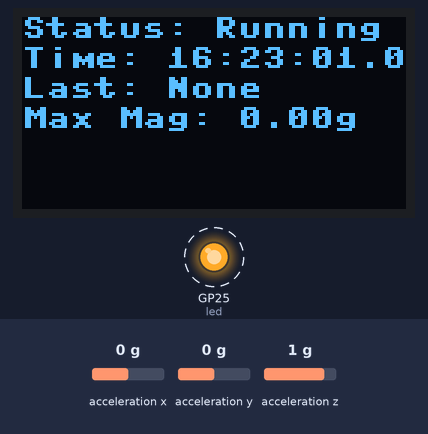
The program below on a simulated Raspberry Pi Pico running MicroPython. On the bench: 128×64 one-colour display, output pins drawn as LEDs (lit = HIGH). Dashed ring = blinking. Inputs (shaded band) come from the test bench; at power-on: acceleration z 1 g, acceleration x 0 g, acceleration y 0 g. The clock reads 2024-03-15 10:24:30 at power-on unless the program sets it; library files of the repository ran but are not shown: ssd1306.py.

Above: at 1.2 s.
1.3 s: acceleration z set to -1.4 g
At 3.79 s:
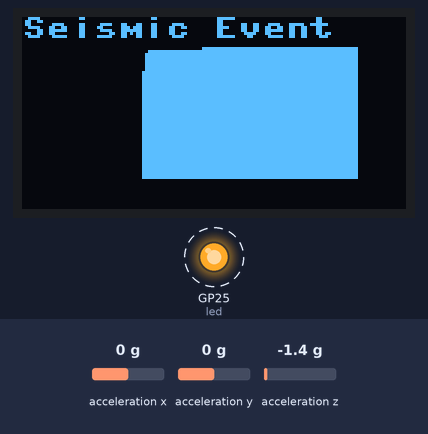
3.8 s: acceleration z set to -1.2 g
At 4.1 s:
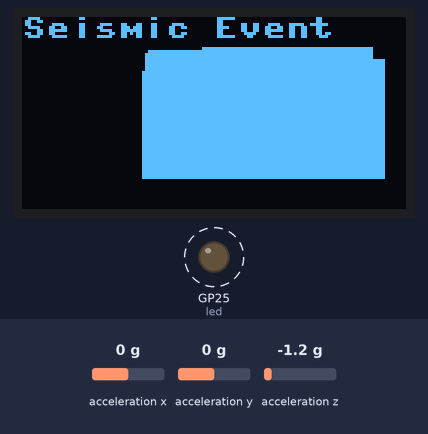
5.4 s: acceleration z set to -1 g
At 7.8 s:
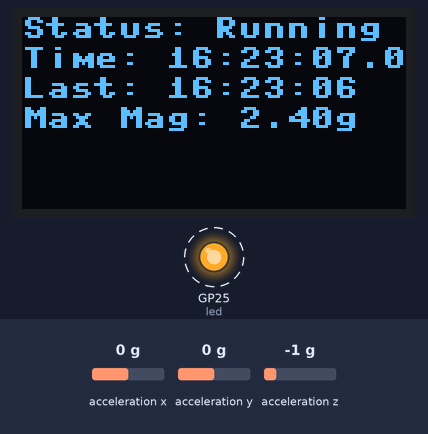
Timing chart, 0 to 14.4 s (numbered marks = the images above; inputs shaded):
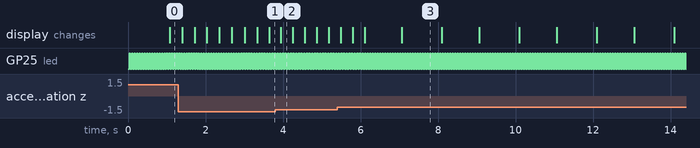

The program:

earthquake_sensor_alxd345-v0.2.py
```python
from machine import I2C, Pin, UART, RTC
from utime import sleep_us, ticks_us
import math
from ssd1306 import SSD1306_I2C

# I2C setups
i2c0 = I2C(0, scl=Pin(1), sda=Pin(0), freq=400000)  # ADXL345 on I2C0
i2c1 = I2C(1, scl=Pin(3), sda=Pin(2), freq=400000)  # RTC and OLED on I2C1

# UART setup
uart = UART(1, baudrate=115200, tx=Pin(4), rx=Pin(5))
uart.write(b"ADXL345 Earthquake Sensor with RTC and OLED Started\n")

# On-board LED setup (Raspberry Pi Pico, adjust pin if needed)
led = Pin(25, Pin.OUT)
led_state = 0
#led_state

# ADXL345 Registers
ADXL345_ADDR = 0x53
POWER_CTL = 0x2D
DATA_FORMAT = 0x31
BW_RATE = 0x2C
DATAX0 = 0x32

# RTC and OLED constants
RTC_ADDR = 0x68
OLED_ADDR = 0x3C
WIDTH = 128
HEIGHT = 64
oled = SSD1306_I2C(WIDTH, HEIGHT, i2c1)

# Kalman Filter Class
class KalmanFilter:
    def __init__(self):
        self.x = 0.0
        self.p = 1.0
        self.q = 0.001
        self.r = 0.00015
        self.k = 0.0

    def update(self, measurement):
        self.p = self.p + self.q
        self.k = self.p / (self.p + self.r)
        self.x = self.x + self.k * (measurement - self.x)
        self.p = (0.5 - self.k) * self.p
        return self.x

# Initialize ADXL345
def adxl345_init():
    try:
        i2c0.writeto_mem(ADXL345_ADDR, POWER_CTL, bytes([0x08]))
        i2c0.writeto_mem(ADXL345_ADDR, DATA_FORMAT, bytes([0x00 | 0x08]))
        i2c0.writeto_mem(ADXL345_ADDR, BW_RATE, bytes([0x0A]))
    except Exception as e:
        oled.fill(0)
        oled.text("ADXL345 Error", 0, 0)
        oled.text(str(e), 0, 10)
        oled.show()
        return False
    return True

# Initialize RTC
rtc = RTC()
def rtc_init():
    try:
        rtc.datetime((2025, 6, 9, 1, 16, 23, 0, 0))  # Updated to current date
    except Exception as e:
        oled.fill(0)
        oled.text("RTC Error", 0, 0)
        oled.text(str(e), 0, 10)
        oled.show()
        return False
    return True

# Read ADXL345 data
def read_accel():
    try:
        data = i2c0.readfrom_mem(ADXL345_ADDR, DATAX0, 6)
        a_x = (data[1] << 8 | data[0]) if (data[1] & 0x80) == 0 else (data[1] << 8 | data[0]) - 0x10000
        a_y = (data[3] << 8 | data[2]) if (data[3] & 0x80) == 0 else (data[3] << 8 | data[2]) - 0x10000
        a_z = (data[5] << 8 | data[4]) if (data[5] & 0x80) == 0 else (data[5] << 8 | data[4]) - 0x10000
        return a_x, a_y, a_z
    except Exception as e:
        oled.fill(0)
        oled.text("Read Error", 0, 0)
        oled.text(str(e), 0, 10)
        oled.show()
        return 0, 0, 0

# Convert to g
def convert_to_g(raw_x, raw_y, raw_z):
    accel_scale = 256.0
    return raw_x / accel_scale, raw_y / accel_scale, raw_z / accel_scale

# Graph seismic event
def draw_seismic_graph(magnitudes):
    oled.fill(0)
    oled.text("Seismic Event", 0, 0)
    if len(magnitudes) > 0:
        max_mag = max(magnitudes)
        for i in range(min(len(magnitudes), WIDTH)):
            height = int((magnitudes[i] / max(max_mag, 0.1)) * (HEIGHT - 20))
            oled.vline(i, HEIGHT - 10 - height, height, 1)
    oled.show()

# Main loop
if not adxl345_init() or not rtc_init():
    while True:
        sleep_us(1000000)

sample_interval_us = 2000
threshold_g = 2.0  # Updated threshold
kalman_x, kalman_y, kalman_z = KalmanFilter(), KalmanFilter(), KalmanFilter()
magnitudes = []
last_event_time = None
max_magnitude = 0.0
graph_display_start = 0

while True:
    # Toggle LED
    led_state = not led_state
    led.value(1 if led_state else 0)

    start_time_us = ticks_us()
    start_time = rtc.datetime()

    raw_x, raw_y, raw_z = read_accel()
    if raw_x == 0 and raw_y == 0 and raw_z == 0:
        sleep_us(sample_interval_us)
        continue

    a_x_raw, a_y_raw, a_z_raw = convert_to_g(raw_x, raw_y, raw_z)
    a_x_filt = kalman_x.update(a_x_raw)
    a_y_filt = kalman_y.update(a_y_raw)
    a_z_filt = kalman_z.update(a_z_raw - 1.0)
    magnitude_raw = math.sqrt(a_x_raw**2 + a_y_raw**2 + a_z_raw**2)
    magnitude_filt = math.sqrt(a_x_filt**2 + a_y_filt**2 + a_z_filt**2)
    seismic_event = magnitude_raw > threshold_g or magnitude_filt > threshold_g

    # Update magnitudes buffer
    magnitudes.append(magnitude_filt)
    if len(magnitudes) > WIDTH:
        magnitudes.pop(0)

    # Update event tracking
    if seismic_event:
        last_event_time = start_time
        max_magnitude = max(max_magnitude, magnitude_filt)
        graph_display_start = ticks_us()

    # OLED display logic
    # o nastąpiło trzęsienie ziemi i czas od startu grafu jest mniejszy niż 2 sekundy
    # if an earthquake occurred and the time since the graph started is less than 2 seconds
    if seismic_event and (ticks_us() - graph_display_start) < 2000000:
        draw_seismic_graph(magnitudes)
    else:
        oled.fill(0)
        oled.text("Status: Running", 0, 0)
        # Display time to 1/10th second
        time_str = f"Time: {start_time[4]:02d}:{start_time[5]:02d}:{start_time[6]:02d}.{start_time[7] // 100000:1d}"
        oled.text(time_str, 0, 10)
        # Display last event time
        if last_event_time:
            event_str = f"Last: {last_event_time[4]:02d}:{last_event_time[5]:02d}:{last_event_time[6]:02d}"
            oled.text(event_str, 0, 20)
        else:
            oled.text("Last: None", 0, 20)
        oled.text(f"Max Mag: {max_magnitude:.2f}g", 0, 30)
        oled.show()

    # UART output
    timestamp_ms = (start_time[4] * 3600 + start_time[5] * 60 + start_time[6]) * 1000 + start_time[7] // 1000
    output = "{:d},{:.3f},{:.3f},{:.3f},{:.3f},{:.3f},{:.3f},{:d}\n".format(
        timestamp_ms, a_x_raw, a_y_raw, a_z_raw, a_x_filt, a_y_filt, a_z_filt, 1 if seismic_event else 0
    )
    uart.write(output.encode())

    # Maintain 500 Hz
    elapsed_us = ticks_us() - start_time_us
    sleep_us(max(0, sample_interval_us - elapsed_us))
```

Measured:
- the behaviour switches between -1.1 and -1 g on acceleration z (found by bisection; images 2 and 3)
- after the input at 1.3 s, the display: first changes after 0.10 s (image 1 shows a later state)
- by itself, GP25 (led): alternates HIGH for 0.03 s and LOW for 0.03 s
